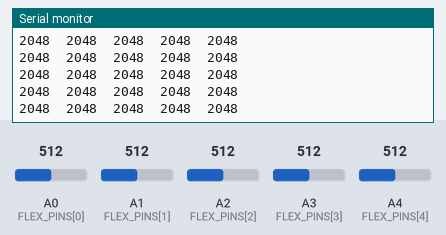
A sketch run on a simulated Arduino Zero (SAMD21). On the bench: the last lines printed to the serial monitor. The inputs (shaded band) are chosen by the test bench; at power-on: A0 (FLEX_PINS[0]) = 512, A1 (FLEX_PINS[1]) = 512, A2 (FLEX_PINS[2]) = 512, A3 (FLEX_PINS[3]) = 512, A4 (FLEX_PINS[4]) = 512 (analog values on the 0–1023 scale).

Above: at 1.2 s.
1.3 s: A0 (FLEX_PINS[0]) set to 716
At 1.31 s:
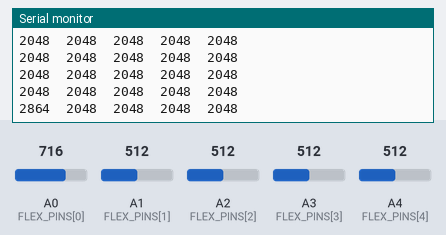
2.8 s: A1 (FLEX_PINS[1]) set to 716
At 2.83 s:
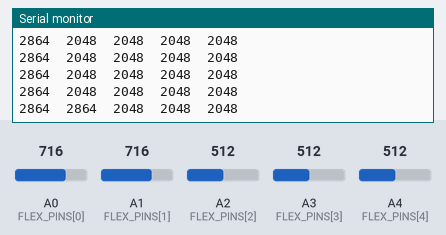
4.3 s: A2 (FLEX_PINS[2]) set to 716
At 4.34 s:
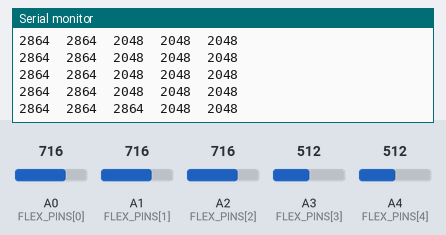
5.8 s: A3 (FLEX_PINS[3]) set to 716
At 5.85 s:
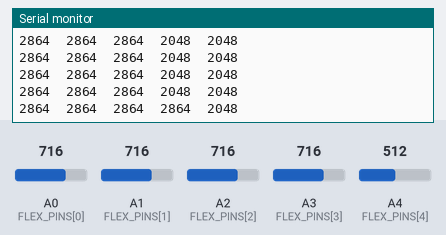
7.3 s: A4 (FLEX_PINS[4]) set to 716
At 7.36 s:
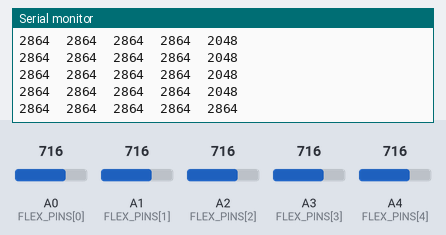
8.8 s: A0 (FLEX_PINS[0]) set to 992
At 8.87 s:
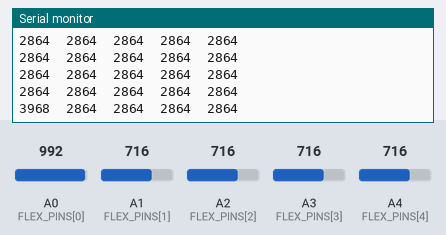
Timing chart, 0 to 11.3 s (numbered marks = the images above; inputs shaded):
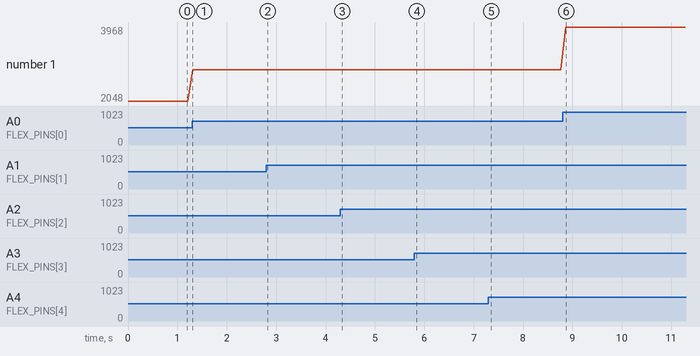

Measured:
- after the input at 1.3 s, the serial monitor: prints a new line at once (image 1)
- after the input at 2.8 s, the serial monitor: prints a new line at once (image 2)
- after the input at 4.3 s, the serial monitor: prints a new line at once (image 3)
- after the input at 5.8 s, the serial monitor: prints a new line at once (image 4)
- after the input at 7.3 s, the serial monitor: prints a new line after 0.05 s (image 5)
- after the input at 8.8 s, the serial monitor: prints a new line after 0.07 s (image 6)
- plotted number 1: 2048 → 2864 after the input at 1.3 s, 2864 → 3968 after the input at 8.8 s

The sketch:

flex_debug.ino
```cpp
// ============================================================
//  Flex Sensor Debug — prints raw ADC and computed resistance
//  to Serial Monitor at 115200 baud.
//
//  No IMU, no BLE — just the flex sensors.
//
//  Wiring (same as main sketch):
//    3.3V ──── [Flex Sensor] ──── signal ──── [47kΩ] ──── GND
//                                    ↑
//                                  ADC pin
//
//  Finger   Pin
//  ──────   ───
//  Thumb    A0
//  Index    A1
//  Middle   A2
//  Ring     A3
//  Pinky    A4
// ============================================================

const int   FLEX_PINS[5]  = { A0, A1, A2, A3, A4 };
const char* FINGER_NAMES[5] = { "Pinky", "Ring", "Middle", "Index", "Thumb" };

const float R_FIXED  = 25000.0f;  // 47kΩ fixed resistor (match your wiring)
const float V_SUPPLY = 3.3f;
const float ADC_MAX  = 4095.0f;   // 12-bit ADC

void setup() {
  Serial.begin(115200);
  analogReadResolution(12);

  for (int i = 0; i < 5; i++) {
    pinMode(FLEX_PINS[i], INPUT);
  }

  Serial.println("Pinky\tRing\tMiddle\tIndex\tThumb");
}

void loop() {
  for (int i = 0; i < 5; i++) {
    int   raw  = analogRead(FLEX_PINS[i]);
    float vOut = raw * V_SUPPLY / ADC_MAX;
    float res  = (vOut < 0.001f) ? 999999.0f
                                 : R_FIXED * (V_SUPPLY - vOut) / vOut;

    Serial.print(raw);
    if (i < 4) Serial.print("\t");
  }
  Serial.println();

  delay(100);  // 10 Hz — change as needed
}
```
